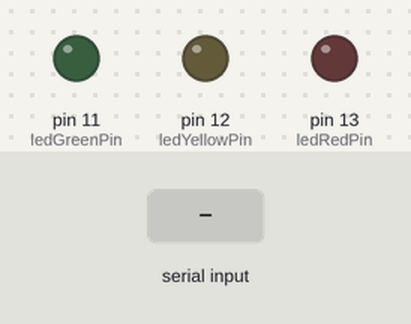
This sketch was run on a simulated Arduino Uno, built with avr-gcc and run on an emulated ATmega328P. Shown: output pins drawn as LEDs (lit = HIGH). The test bench sets the inputs (shaded band). What the sketch prints to the serial monitor is not drawn.

Above: at 1.2 s.
1.3 s: "red" received over Serial
At 2.6 s:
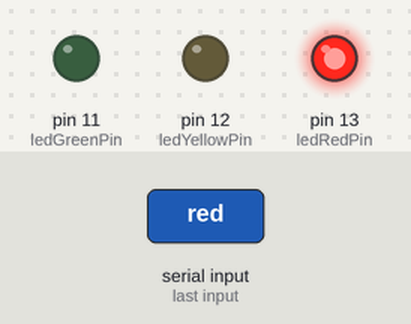
3.8 s: "yellow" received over Serial
At 5.8 s:
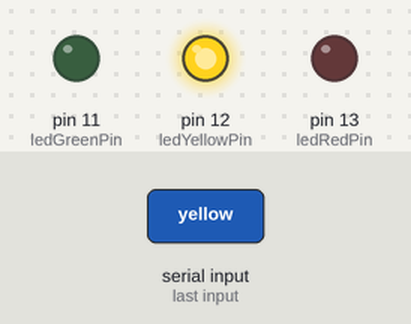
6.3 s: "green" received over Serial
At 7.7 s:
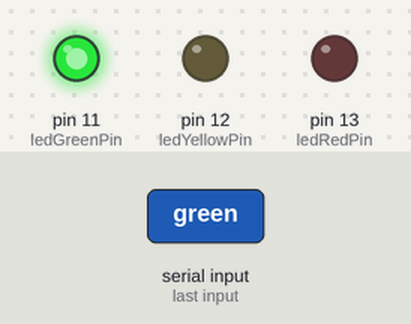
Timing chart, 0 to 9.3 s (numbered marks = the images above; inputs shaded):
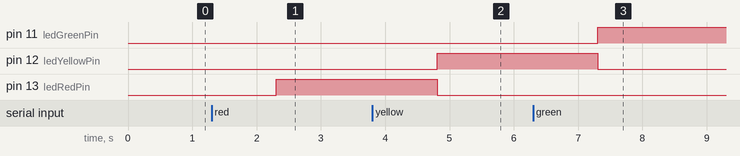

Measured:
- after the input at 1.3 s, pin 13 (ledRedPin): LOW → HIGH after 1.0 s
- after the input at 3.8 s, pin 12 (ledYellowPin): LOW → HIGH after 1.0 s; pin 13 (ledRedPin): HIGH → LOW after 1.0 s
- after the input at 6.3 s, pin 11 (ledGreenPin): LOW → HIGH after 1.0 s; pin 12 (ledYellowPin): HIGH → LOW after 1.0 s

The sketch:

temperatura_monitor_serial.ino
```cpp
unsigned int i = 0;
int ledRedPin = 13;
int ledYellowPin = 12;
int ledGreenPin = 11;

void setup() {
  // put your setup code here, to run once:
  Serial.begin(9600);
  while (!Serial) {
  }
  // sends info as byte or byte arrays
  // Serial.write("Olá, mundo!");
  // sends info as propper character array
  Serial.println("Serial pronto!");
  pinMode(ledRedPin, OUTPUT);
  pinMode(ledYellowPin, OUTPUT);
  pinMode(ledGreenPin, OUTPUT);
}

void loop() {
  if (Serial.available() > 0 ) {
    String value = Serial.readString();
    if (value == "red") {
      turnOn(ledRedPin);
    } else if (value == "yellow") {
      turnOn(ledYellowPin);
    } else if (value == "green") {
      turnOn(ledGreenPin);
    } else {
      turnAllOff();
      Serial.println(value + " nao existe!");
    }
  }
}

void turnOn(int pin) {
  turnAllOff();
  digitalWrite(pin, HIGH);
}

void turnAllOff() {
  digitalWrite(ledRedPin, LOW);
  digitalWrite(ledYellowPin, LOW);
  digitalWrite(ledGreenPin, LOW);
}
```
